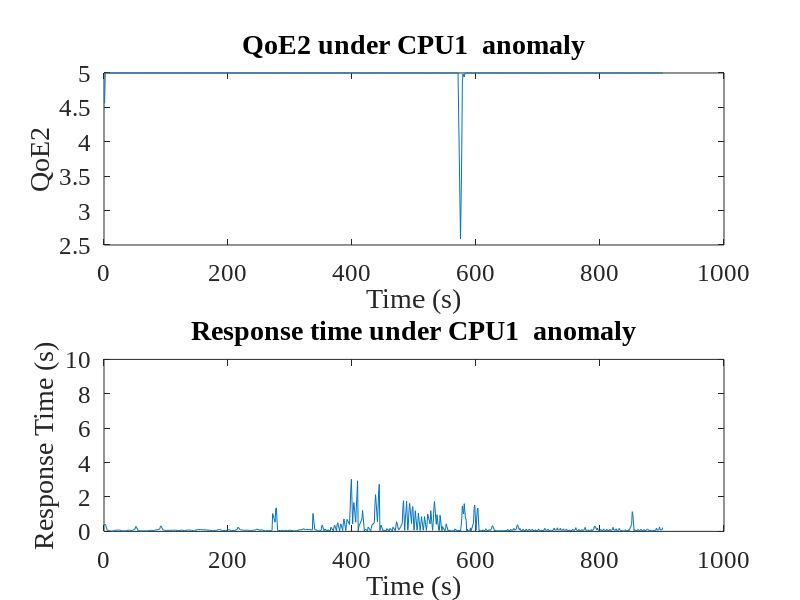
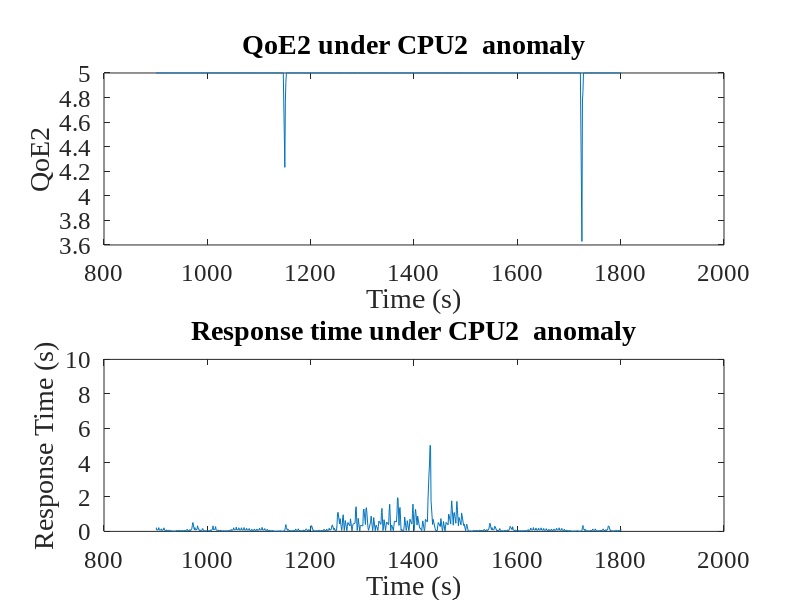
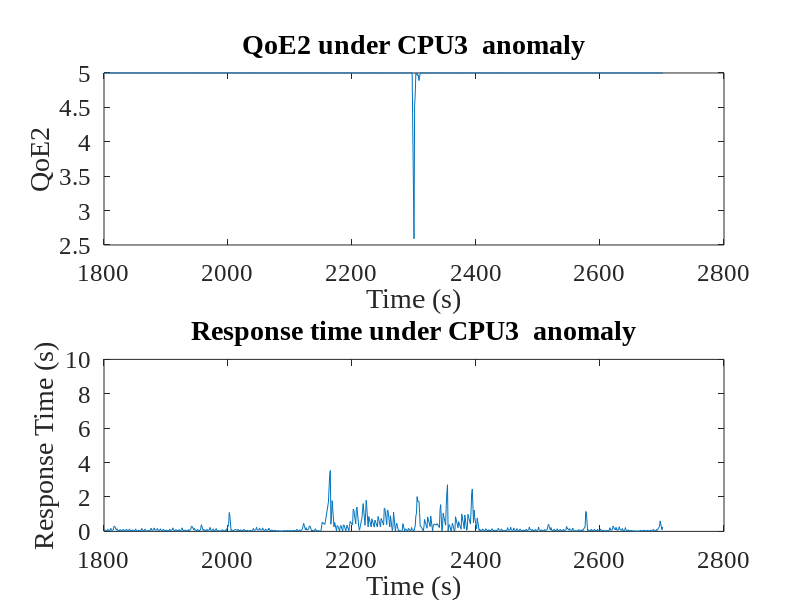
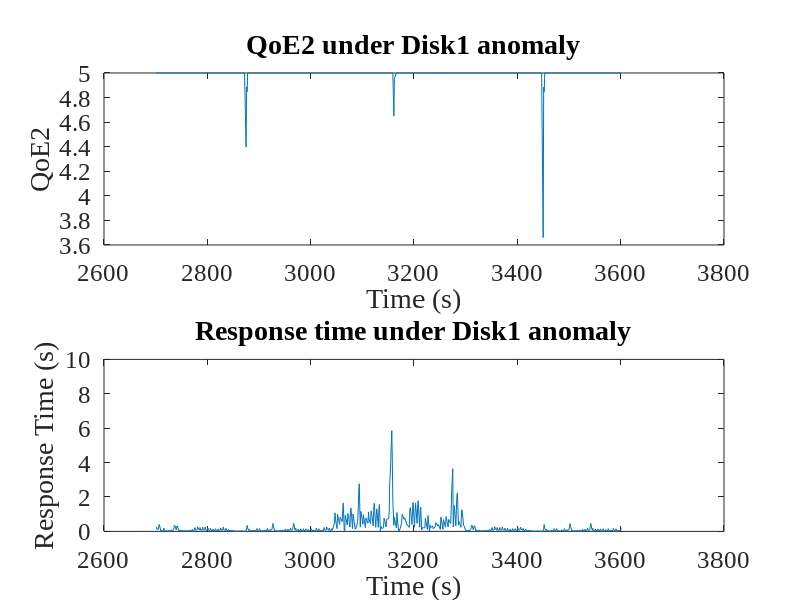

These figures' MATLAB source, in order:
clc;
close all;

load results;
responseTime=responseTime(yindex);
RTS=TS(yindex);
RTS=RTS-RTS(1)+1;
figure;
plot(RTS, responseTime);
set(gca, 'FontName', 'Times New Roman', 'FontSize', 18);

figure;
plot(RTS, QoE2);
set(gca, 'FontName', 'Times New Roman', 'FontSize', 18);

%% group 1 experiments
anomalies=char('CPU1', 'CPU2', 'CPU3','Disk1','Disk2','Disk3','Mem1','Mem2');
T1=900;
startTime=1;
ind0=min(find(RTS>=startTime));
for i=1:8
    ind1=min(find(RTS>=startTime+T1*i));
    figure;
    subplot(2,1,1);
    plot(RTS(ind0:ind1), QoE2(ind0:ind1));
    set(gca, 'FontName', 'Times New Roman', 'FontSize', 18);
    ylabel('QoE2');
    xlabel('Time (s)');
    title(sprintf('QoE2 under %s anomaly', anomalies(i,:)));
    subplot(2,1,2);
    plot(RTS(ind0:ind1), responseTime(ind0:ind1));
    set(gca, 'FontName', 'Times New Roman', 'FontSize', 18);
    ylabel('Response Time (s)');
    xlabel('Time (s)');
    ylim([0 10]);
    title(sprintf('Response time under %s anomaly', anomalies(i,:)));
    figfile=sprintf('graphs/QoE2RT_%s', anomalies(i,:));
    print(figfile,'-dpng','-r800');
    ind0=ind1;
end

for i=1:8
    ind1=min(find(RTS>=startTime+T1*i));
    figure;
    subplot(2,1,1);
    plot(RTS(ind0:ind1), QoE2(ind0:ind1));
    set(gca, 'FontName', 'Times New Roman', 'FontSize', 18);
    ylabel('QoE2');
    xlabel('Time (s)');
    title(sprintf('QoE2 under %s anomaly', anomalies(i,:)));
    subplot(2,1,2);
    plot(RTS(ind0:ind1), estimate(ind0:ind1));
    set(gca, 'FontName', 'Times New Roman', 'FontSize', 18);
    ylabel(' Estimated Response Time (s)');
    xlabel('Time (s)');
    ylim([0 10]);
    title(sprintf('Estimated response time under %s anomaly', anomalies(i,:)));
    figfile=sprintf('graphs/QoE2EstimatedRT_%s', anomalies(i,:));
    print(figfile,'-dpng','-r800');
    ind0=ind1;
end

xtt=value-value(1)+1;
figure;
plot(xtt, tt);
set(gca, 'FontName', 'Times New Roman', 'FontSize', 18);
ylabel('Training Time (s)');
xlabel('Time');
title('Cost time for training the model');
figfile='graphs/traintime';
print(figfile,'-dpng','-r800');